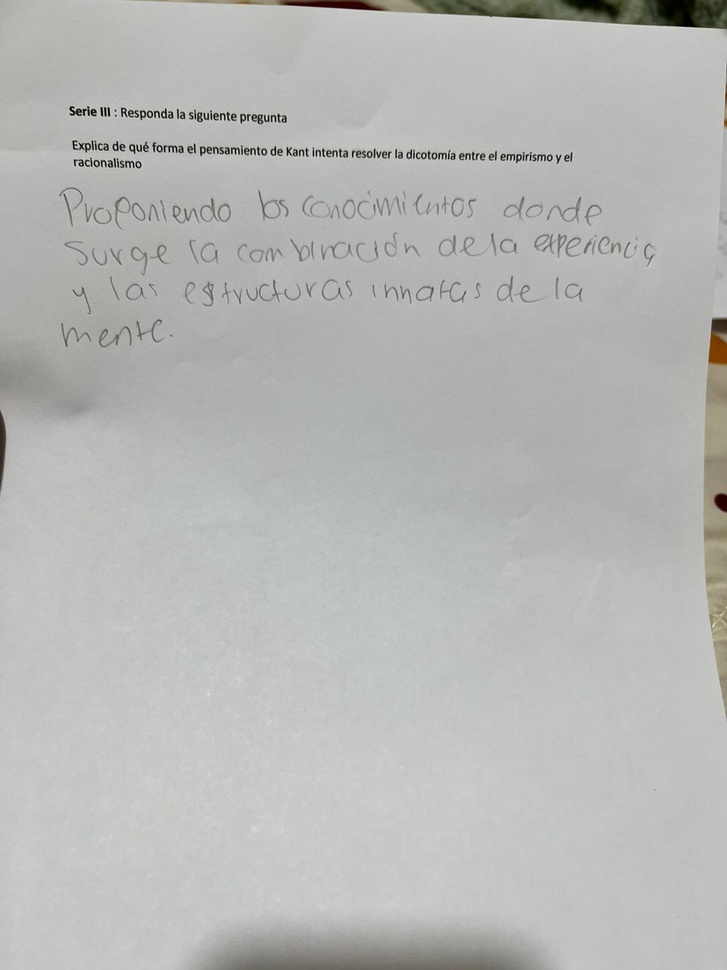
#> input picture data/2.jpg, 727 x 970 px, shrunk from 1200 x 1600 before the run
$ python -i segmentador.py   (imports and definitions only)
#> lines starting #> are read from the running program, lines starting #| are printed output that depends on the picture; after the words box and inside, x2 and y2 are one past the last pixel; in counts of white or black regions, pixels touching at a corner belong together
#> further down, picture is the input picture: shape (970, 727, 3); mean B, G, R 180.9, 184.1, 182.8
# modules/segmentador.py

import cv2

def detectar_bloques_respuesta(imagen_cv2, min_altura=40):
    """
    Detecta áreas de texto manuscrito (bloques grandes) en una imagen binarizada.
    Retorna una lista de regiones (como recortes de imagen).
    """
#> called with min_altura = 40
    # Convertir a binaria si no lo está
    if len(imagen_cv2.shape) == 3:
        gris = cv2.cvtColor(imagen_cv2, cv2.COLOR_BGR2GRAY)
    else:
        gris = imagen_cv2

    _, binarizada = cv2.threshold(gris, 0, 255, cv2.THRESH_BINARY + cv2.THRESH_OTSU)
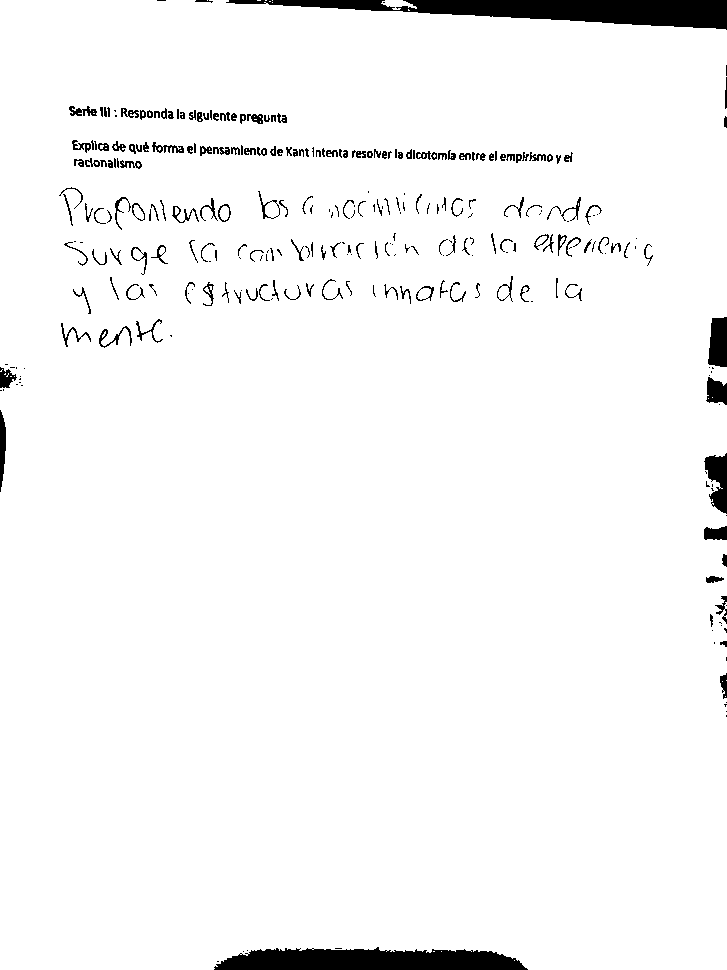
#> binarizada: shape (970, 727); 96.4% white; 291 black regions (116 under 20 px), largest, box (x1, y1, x2, y2) and area: (226, 0, 727, 30) 7712, (214, 947, 528, 970) 5642, (704, 453, 727, 514) 876

    # Invertimos colores para que el texto sea blanco sobre fondo negro
    invertida = cv2.bitwise_not(binarizada)
#> invertida: shape (970, 727); 3.6% white; 291 white regions (116 under 20 px)

    # Buscar contornos
    contornos, _ = cv2.findContours(invertida, cv2.RETR_EXTERNAL, cv2.CHAIN_APPROX_SIMPLE)
#> contornos = 291 contours, 197 with area under 20; largest, box (x1, y1, x2, y2) and area: (226, 0, 727, 30) 7176, (214, 947, 528, 970) 5312, (704, 453, 727, 514) 793, (708, 317, 727, 367) 755, (706, 377, 727, 405) 387

    bloques = []
    for cnt in contornos:
        x, y, w, h = cv2.boundingRect(cnt)

        # Filtro: solo bloques suficientemente altos (evita líneas pequeñas)
        if h >= min_altura and w > 50:
            bloque = imagen_cv2[y:y+h, x:x+w]
            bloques.append(bloque)
#> this loop made 291 passes
#> (x, y, w, h) on passes 2, 3, 5: (243, 951, 1, 1), (247, 950, 1, 1), (214, 947, 314, 23)
#> after the loop, bloques = []

    # Ordenar de arriba a abajo
    bloques_ordenados = sorted(bloques, key=lambda img: cv2.boundingRect(cv2.findContours(cv2.bitwise_not(img), cv2.RETR_EXTERNAL, cv2.CHAIN_APPROX_SIMPLE)[0][0])[1])
#> bloques_ordenados = []

    return bloques_ordenados

>>> import cv2
>>> picture = cv2.imread('../data/2.jpg')
>>> result = detectar_bloques_respuesta(picture)
#> result = []
